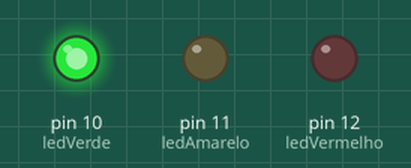
Simulated run of this sketch. Board: Arduino Uno, built with avr-gcc and run on an emulated ATmega328P. Parts: output pins drawn as LEDs (lit = HIGH).

Above: at 2.0 s.
At 4.5 s:
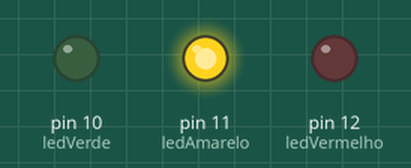
At 8.0 s:
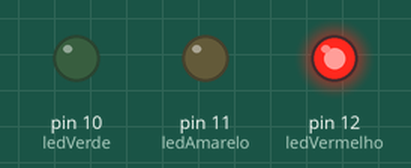
Timing chart, 0 to 14.3 s (numbered marks = the images above):
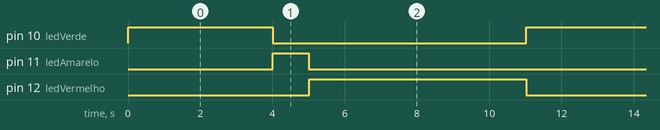

Measured:
- by itself, pin 10 (ledVerde): alternates HIGH for 4.0 s and LOW for 7.0 s
- by itself, pin 11 (ledAmarelo): alternates HIGH for 1.0 s and LOW for 10.0 s
- by itself, pin 12 (ledVermelho): alternates HIGH for 6.0 s and LOW for 5.0 s

The sketch:

Semaforo.ino
```cpp
// Projeto Semáforo utilizando Arduino UNO, LEDs e resistores. // Feito pelos alunos do projeto // sob orientação da professora Doutora Silvia Bertagnolli
// no Instituto Federal do Rio Grande do Sul Campus Porto Alegre

int ledVermelho = 12;
int ledAmarelo = 11;
int ledVerde = 10;
void setup () {
// put your setup code here, to run once:
pinMode (ledVermelho, OUTPUT);
pinMode (ledAmarelo, OUTPUT);
pinMode (ledVerde, OUTPUT);
}
void loop() {
// put your main code here, to run repeatedly:
digitalWrite(ledVerde, HIGH);
delay(4000);
digitalWrite(ledVerde, LOW);
delay(10);
digitalWrite(ledAmarelo, HIGH);
delay(1000);
digitalWrite(ledAmarelo, LOW);
delay(10);
digitalWrite(ledVermelho, HIGH);
delay(6000);
digitalWrite(ledVermelho, LOW);
delay(10);
}
```
